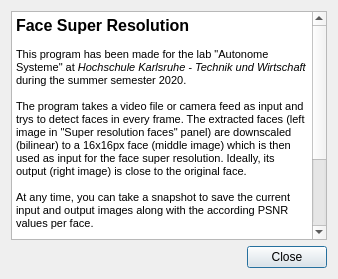
<?xml version="1.0" encoding="UTF-8"?>
<ui version="4.0">
 <class>Dialog</class>
 <widget class="QDialog" name="Dialog">
  <property name="geometry">
   <rect>
    <x>0</x>
    <y>0</y>
    <width>338</width>
    <height>279</height>
   </rect>
  </property>
  <property name="windowTitle">
   <string>About</string>
  </property>
  <layout class="QVBoxLayout" name="verticalLayout_2">
   <item>
    <widget class="QTextBrowser" name="textBrowser">
     <property name="frameShape">
      <enum>QFrame::StyledPanel</enum>
     </property>
     <property name="html">
      <string>&lt;!DOCTYPE HTML PUBLIC &quot;-//W3C//DTD HTML 4.0//EN&quot; &quot;http://www.w3.org/TR/REC-html40/strict.dtd&quot;&gt;
&lt;html&gt;&lt;head&gt;&lt;meta name=&quot;qrichtext&quot; content=&quot;1&quot; /&gt;&lt;style type=&quot;text/css&quot;&gt;
p, li { white-space: pre-wrap; }
&lt;/style&gt;&lt;/head&gt;&lt;body style=&quot; font-family:'MS Shell Dlg 2'; font-size:8pt; font-weight:400; font-style:normal;&quot;&gt;
&lt;p style=&quot; margin-top:0px; margin-bottom:0px; margin-left:0px; margin-right:0px; -qt-block-indent:0; text-indent:0px;&quot;&gt;&lt;span style=&quot; font-size:12pt; font-weight:600;&quot;&gt;Face Super Resolution&lt;/span&gt;&lt;/p&gt;
&lt;p style=&quot;-qt-paragraph-type:empty; margin-top:0px; margin-bottom:0px; margin-left:0px; margin-right:0px; -qt-block-indent:0; text-indent:0px;&quot;&gt;&lt;br /&gt;&lt;/p&gt;
&lt;p style=&quot; margin-top:0px; margin-bottom:0px; margin-left:0px; margin-right:0px; -qt-block-indent:0; text-indent:0px;&quot;&gt;This program has been made for the lab &amp;quot;Autonome Systeme&amp;quot; at &lt;span style=&quot; font-style:italic;&quot;&gt;Hochschule Karlsruhe - Technik und Wirtschaft&lt;/span&gt; during the summer semester 2020.&lt;/p&gt;
&lt;p style=&quot;-qt-paragraph-type:empty; margin-top:0px; margin-bottom:0px; margin-left:0px; margin-right:0px; -qt-block-indent:0; text-indent:0px;&quot;&gt;&lt;br /&gt;&lt;/p&gt;
&lt;p style=&quot; margin-top:0px; margin-bottom:0px; margin-left:0px; margin-right:0px; -qt-block-indent:0; text-indent:0px;&quot;&gt;The program takes a video file or camera feed as input and trys to detect faces in every frame. The extracted faces (left image in &amp;quot;Super resolution faces&amp;quot; panel) are downscaled (bilinear) to a 16x16px face (middle image) which is then used as input for the face super resolution. Ideally, its output (right image) is close to the original face.&lt;/p&gt;
&lt;p style=&quot;-qt-paragraph-type:empty; margin-top:0px; margin-bottom:0px; margin-left:0px; margin-right:0px; -qt-block-indent:0; text-indent:0px;&quot;&gt;&lt;br /&gt;&lt;/p&gt;
&lt;p style=&quot; margin-top:0px; margin-bottom:0px; margin-left:0px; margin-right:0px; -qt-block-indent:0; text-indent:0px;&quot;&gt;At any time, you can take a snapshot to save the current input and output images along with the according PSNR values per face.&lt;/p&gt;
&lt;p style=&quot;-qt-paragraph-type:empty; margin-top:0px; margin-bottom:0px; margin-left:0px; margin-right:0px; -qt-block-indent:0; text-indent:0px;&quot;&gt;&lt;br /&gt;&lt;/p&gt;
&lt;p style=&quot; margin-top:0px; margin-bottom:0px; margin-left:0px; margin-right:0px; -qt-block-indent:0; text-indent:0px;&quot;&gt;&lt;span style=&quot; font-weight:600;&quot;&gt;Authors:&lt;/span&gt;&lt;/p&gt;
&lt;p style=&quot; margin-top:0px; margin-bottom:0px; margin-left:0px; margin-right:0px; -qt-block-indent:0; text-indent:0px;&quot;&gt;- Lukas Schätzle&lt;/p&gt;
&lt;p style=&quot; margin-top:0px; margin-bottom:0px; margin-left:0px; margin-right:0px; -qt-block-indent:0; text-indent:0px;&quot;&gt;- Benno Latermann&lt;/p&gt;
&lt;p style=&quot; margin-top:0px; margin-bottom:0px; margin-left:0px; margin-right:0px; -qt-block-indent:0; text-indent:0px;&quot;&gt;- Jacqueline Wegert&lt;/p&gt;
&lt;p style=&quot;-qt-paragraph-type:empty; margin-top:0px; margin-bottom:0px; margin-left:0px; margin-right:0px; -qt-block-indent:0; text-indent:0px;&quot;&gt;&lt;br /&gt;&lt;/p&gt;
&lt;p style=&quot; margin-top:0px; margin-bottom:0px; margin-left:0px; margin-right:0px; -qt-block-indent:0; text-indent:0px;&quot;&gt;&lt;span style=&quot; font-weight:600;&quot;&gt;Used neural networks:&lt;/span&gt;&lt;/p&gt;
&lt;p style=&quot; margin-top:0px; margin-bottom:0px; margin-left:0px; margin-right:0px; -qt-block-indent:0; text-indent:0px;&quot;&gt;- Face detection:&lt;/p&gt;
&lt;p style=&quot; margin-top:0px; margin-bottom:0px; margin-left:0px; margin-right:0px; -qt-block-indent:0; text-indent:0px;&quot;&gt;- Face super resolution: &lt;a href=&quot;https://github.com/DeokyunKim/Progressive-Face-Super-Resolution&quot;&gt;&lt;span style=&quot; text-decoration: underline; color:#0000ff;&quot;&gt;Progressive Face Super Resolution&lt;/span&gt;&lt;/a&gt;&lt;/p&gt;&lt;/body&gt;&lt;/html&gt;</string>
     </property>
     <property name="openExternalLinks">
      <bool>true</bool>
     </property>
    </widget>
   </item>
   <item>
    <widget class="QDialogButtonBox" name="buttonBox">
     <property name="orientation">
      <enum>Qt::Horizontal</enum>
     </property>
     <property name="standardButtons">
      <set>QDialogButtonBox::Close</set>
     </property>
    </widget>
   </item>
  </layout>
 </widget>
 <resources/>
 <connections>
  <connection>
   <sender>buttonBox</sender>
   <signal>accepted()</signal>
   <receiver>Dialog</receiver>
   <slot>accept()</slot>
   <hints>
    <hint type="sourcelabel">
     <x>248</x>
     <y>254</y>
    </hint>
    <hint type="destinationlabel">
     <x>157</x>
     <y>274</y>
    </hint>
   </hints>
  </connection>
  <connection>
   <sender>buttonBox</sender>
   <signal>rejected()</signal>
   <receiver>Dialog</receiver>
   <slot>reject()</slot>
   <hints>
    <hint type="sourcelabel">
     <x>316</x>
     <y>260</y>
    </hint>
    <hint type="destinationlabel">
     <x>286</x>
     <y>274</y>
    </hint>
   </hints>
  </connection>
 </connections>
</ui>
